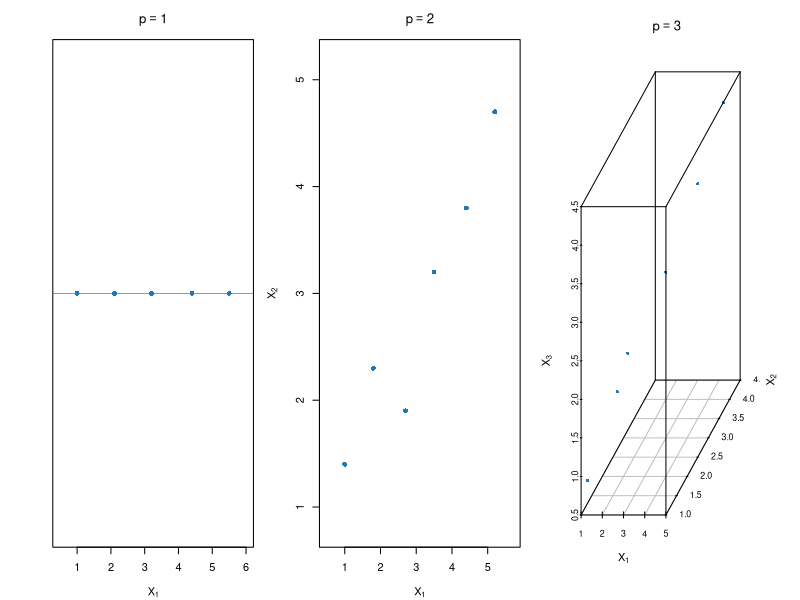
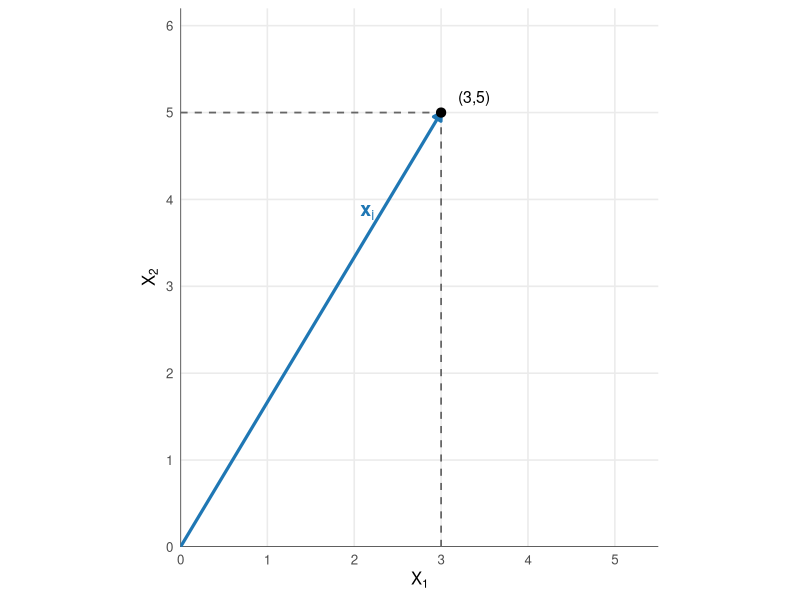
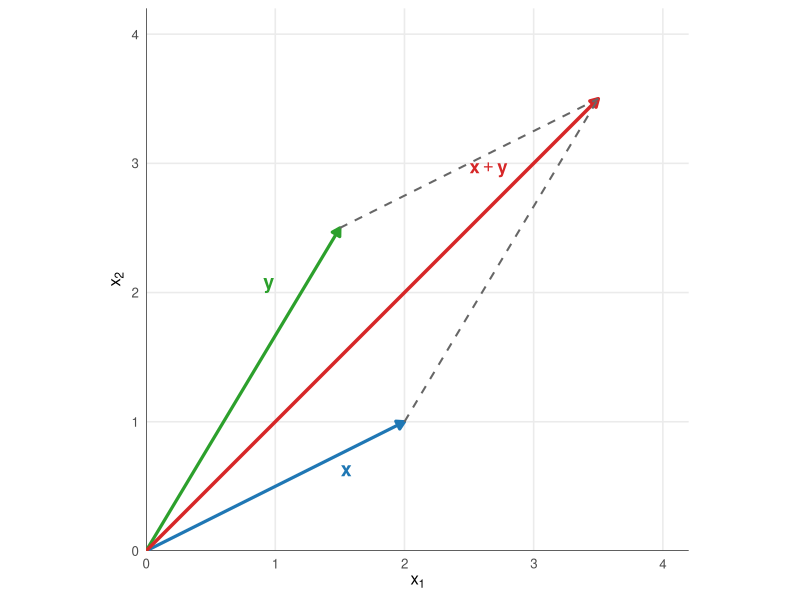
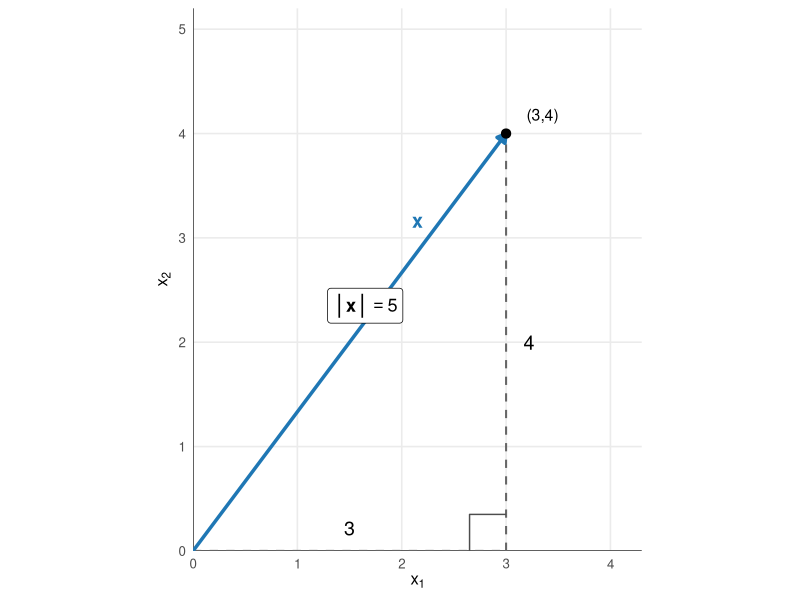
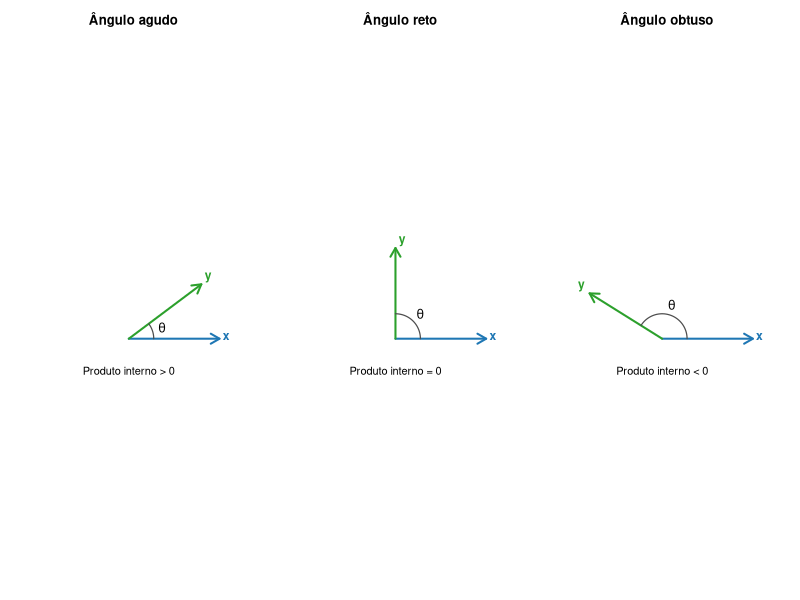
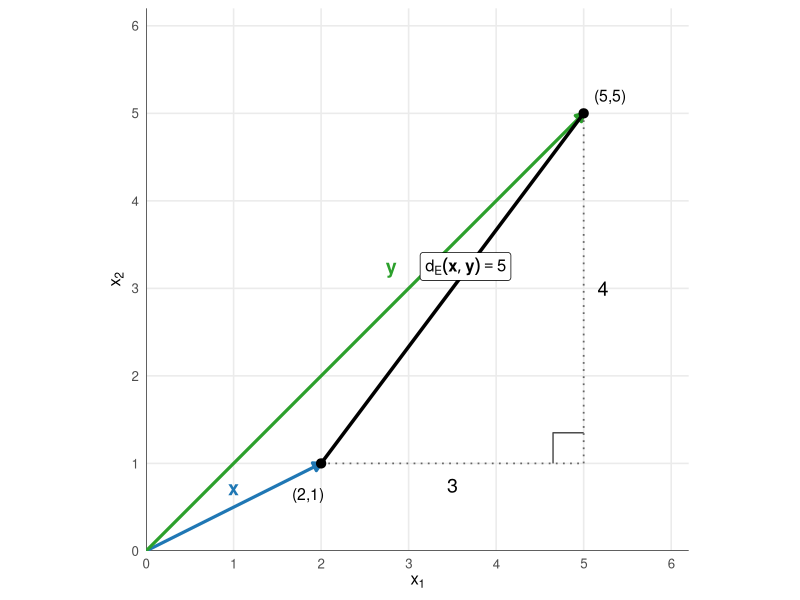

These charts were generated, in order, by the following R code:
## ---- chunk 1
#| label: fig-dimensoes-rp
#| echo: false
#| warning: false
#| message: false
#| fig-cap: "Representação de observações em espaços de uma, duas e três dimensões."
#| fig-width: 9
#| fig-height: 3.8
#| fig-align: center

library(scatterplot3d)

cor_observacoes <- "#1f77b4"

configuracao_anterior <- par(
  no.readonly = TRUE
)

par(
  mfrow = c(1, 3),
  mar = c(4, 4, 3, 1)
)

# Observações em R
x1 <- c(1.0, 2.1, 3.2, 4.4, 5.5)

plot(
  x = x1,
  y = rep(0, length(x1)),
  pch = 16,
  col = cor_observacoes,
  xlab = expression(X[1]),
  ylab = "",
  yaxt = "n",
  main = expression(p == 1),
  xlim = c(0.5, 6),
  ylim = c(-0.5, 0.5)
)

abline(
  h = 0,
  col = "gray40",
  lwd= 0.7
)

# Observações em R²
x2 <- c(1.0, 1.8, 2.7, 3.5, 4.4, 5.2)
y2 <- c(1.4, 2.3, 1.9, 3.2, 3.8, 4.7)

plot(
  x = x2,
  y = y2,
  pch = 16,
  col = cor_observacoes,
  xlab = expression(X[1]),
  ylab = expression(X[2]),
  main = expression(p == 2),
  xlim = c(0.5, 5.7),
  ylim = c(0.8, 5.2)
)

# Observações em R³
x3 <- c(1.0, 1.7, 2.4, 3.1, 3.9, 4.6)
y3 <- c(1.3, 2.0, 1.8, 2.9, 3.6, 4.1)
z3 <- c(0.8, 1.6, 2.2, 2.7, 3.5, 4.3)

scatterplot3d(
  x = x3,
  y = y3,
  z = z3,
  pch = 16,
  color = cor_observacoes,
  xlab = expression(X[1]),
  ylab = expression(X[2]),
  zlab = expression(X[3]),
  main = expression(p == 3),
  angle = 45
)

par(configuracao_anterior)
## ---- chunk 2
#| label: fig-vetor-observacao-r2
#| echo: false
#| warning: false
#| message: false
#| fig-cap: "Representação do vetor $\\mathbf{x}_i=(3,5)^\\top$ no plano."
#| fig-width: 4
#| fig-height: 4
#| fig-align: center

library(ggplot2)
library(grid)

x_i <- c(3, 5)

ggplot() +
  geom_hline(
    yintercept = 0,
    lwd= 0.4
  ) +
  geom_vline(
    xintercept = 0,
    lwd= 0.4
  ) +

  # Linha auxiliar vertical
  geom_segment(
    aes(
      x = x_i[1],
      y = 0,
      xend = x_i[1],
      yend = x_i[2]
    ),
    lwd= 0.6,
    linetype = "dashed",
    color = "gray40"
  ) +

  # Linha auxiliar horizontal
  geom_segment(
    aes(
      x = 0,
      y = x_i[2],
      xend = x_i[1],
      yend = x_i[2]
    ),
    lwd= 0.6,
    linetype = "dashed",
    color = "gray40"
  ) +

  # Vetor observado
  geom_segment(
    aes(
      x = 0,
      y = 0,
      xend = x_i[1],
      yend = x_i[2]
    ),
    lwd= 1.1,
    color = "#1f77b4",
    arrow = arrow(
      type = "closed",
      length = unit(0.22, "cm")
    )
  ) +

  # Extremidade do vetor
  geom_point(
    aes(
      x = x_i[1],
      y = x_i[2]
    ),
    size = 2.8
  ) +

  # Rótulo do vetor
  annotate(
    "text",
    x = 2.15,
    y = 3.85,
    label = "bold(x)[i]",
    parse = TRUE,
    size = 5,
    color = "#1f77b4"
  ) +

  # Coordenadas da extremidade
  annotate(
    "text",
    x = 3.38,
    y = 5.18,
    label = "(3,5)",
    size = 4
  ) +

  scale_x_continuous(
    expression(X[1]),
    limits = c(0, 5.5),
    breaks = 0:5,
    expand = expansion(mult = c(0, 0))
  ) +
  scale_y_continuous(
    expression(X[2]),
    limits = c(0, 6.2),
    breaks = 0:6,
    expand = expansion(mult = c(0, 0))
  ) +
  coord_fixed() +
  theme_minimal(base_size = 12) +
  theme(
    panel.grid.minor = element_blank()
  )
## ---- chunk 3
#| label: fig-soma-vetores
#| echo: false
#| warning: false
#| message: false
#| fig-cap: "Soma de vetores pela regra do paralelogramo."
#| fig-width: 6.5
#| fig-height: 5
#| fig-align: center

library(ggplot2)
library(grid)

x <- c(2, 1)
y <- c(1.5, 2.5)
soma <- x + y

ggplot() +
  geom_hline(
    yintercept = 0,
    lwd= 0.4
  ) +
  geom_vline(
    xintercept = 0,
    lwd= 0.4
  ) +

  # Vetor x
  geom_segment(
    aes(
      x = 0,
      y = 0,
      xend = x[1],
      yend = x[2]
    ),
    lwd= 1.1,
    color = "#1f77b4",
    arrow = arrow(
      type = "closed",
      length = unit(0.22, "cm")
    )
  ) +

  # Vetor y
  geom_segment(
    aes(
      x = 0,
      y = 0,
      xend = y[1],
      yend = y[2]
    ),
    lwd= 1.1,
    color = "#2ca02c",
    arrow = arrow(
      type = "closed",
      length = unit(0.22, "cm")
    )
  ) +

  # Vetor resultante x + y
  geom_segment(
    aes(
      x = 0,
      y = 0,
      xend = soma[1],
      yend = soma[2]
    ),
    lwd= 1.2,
    color = "#d62728",
    arrow = arrow(
      type = "closed",
      length = unit(0.22, "cm")
    )
  ) +

  # Segmento paralelo ao vetor y
  geom_segment(
    aes(
      x = x[1],
      y = x[2],
      xend = soma[1],
      yend = soma[2]
    ),
    lwd= 0.7,
    linetype = "dashed",
    color = "gray40"
  ) +

  # Segmento paralelo ao vetor x
  geom_segment(
    aes(
      x = y[1],
      y = y[2],
      xend = soma[1],
      yend = soma[2]
    ),
    lwd= 0.7,
    linetype = "dashed",
    color = "gray40"
  ) +

  # Rótulo do vetor x
  annotate(
    "text",
    x = 1.55,
    y = 0.62,
    label = "bold(x)",
    parse = TRUE,
    size = 5,
    color = "#1f77b4"
  ) +

  # Rótulo do vetor y
  annotate(
    "text",
    x = 0.95,
    y = 2.05,
    label = "bold(y)",
    parse = TRUE,
    size = 5,
    color = "#2ca02c"
  ) +

  # Rótulo do vetor resultante
  annotate(
    "text",
    x = 2.65,
    y = 2.95,
    label = "bold(x) + bold(y)",
    parse = TRUE,
    size = 4.7,
    color = "#d62728"
  ) +

  scale_x_continuous(
    expression(x[1]),
    limits = c(0, 4.2),
    breaks = 0:4,
    expand = expansion(mult = c(0, 0))
  ) +
  scale_y_continuous(
    expression(x[2]),
    limits = c(0, 4.2),
    breaks = 0:4,
    expand = expansion(mult = c(0, 0))
  ) +
  coord_fixed() +
  theme_minimal(base_size = 12) +
  theme(
    panel.grid.minor = element_blank()
  )
## ---- chunk 4
#| label: fig-norma-vetor
#| echo: false
#| warning: false
#| message: false
#| fig-cap: "A norma euclidiana corresponde ao comprimento do vetor."
#| fig-width: 6
#| fig-height: 5
#| fig-align: center

library(ggplot2)
library(grid)

x <- c(3, 4)

ggplot() +
  geom_hline(
    yintercept = 0,
    lwd= 0.4
  ) +
  geom_vline(
    xintercept = 0,
    lwd= 0.4
  ) +

  # cateto horizontal
  geom_segment(
    aes(
      x = 0,
      y = 0,
      xend = x[1],
      yend = 0
    ),
    lwd= 0.7,
    linetype = "dashed",
    color = "gray40"
  ) +

  # cateto vertical
  geom_segment(
    aes(
      x = x[1],
      y = 0,
      xend = x[1],
      yend = x[2]
    ),
    lwd= 0.7,
    linetype = "dashed",
    color = "gray40"
  ) +

  # vetor x (hipotenusa)
  geom_segment(
    aes(
      x = 0,
      y = 0,
      xend = x[1],
      yend = x[2]
    ),
    lwd= 1.2,
    color = "#1f77b4",
    arrow = arrow(
      length = unit(0.25, "cm"),
      type = "closed"
    )
  ) +

  # ponto final
  geom_point(
    aes(
      x = x[1],
      y = x[2]
    ),
    size = 2.8
  ) +

  # marca do ângulo reto no vértice (3,0)
  annotate(
    "path",
    x = c(2.65, 2.65, 3.00),
    y = c(0.00, 0.35, 0.35),
    lwd= 0.5,
    color = "gray30"
  ) +

  # rótulo do vetor
  annotate(
    "text",
    x = 2.15,
    y = 3.15,
    label = "bold(x)",
    parse = TRUE,
    size = 5,
    color = "#1f77b4"
  ) +

  # coordenadas do ponto
  annotate(
    "text",
    x = 3.35,
    y = 4.18,
    label = "(3,4)",
    size = 4
  ) +

  # medidas dos catetos
  annotate(
    "text",
    x = 1.5,
    y = 0.22,
    label = "3",
    size = 5
  ) +
  annotate(
    "text",
    x = 3.22,
    y = 2.0,
    label = "4",
    size = 5
  ) +

  # norma do vetor
  annotate(
    "label",
    x = 1.65,
    y = 2.35,
    label = "group('||', bold(x), '||') == 5",
    parse = TRUE,
    size = 4.6,
    label.size = 0.25
  ) +

  scale_x_continuous(
    expression(x[1]),
    limits = c(0, 4.3),
    breaks = 0:4,
    expand = expansion(mult = c(0, 0))
  ) +
  scale_y_continuous(
    expression(x[2]),
    limits = c(0, 5.2),
    breaks = 0:5,
    expand = expansion(mult = c(0, 0))
  ) +
  coord_fixed() +
  theme_minimal(base_size = 12) +
  theme(
    panel.grid.minor = element_blank()
  )
## ---- chunk 5
#| label: fig-produto-interno
#| echo: false
#| warning: false
#| message: false
#| fig-cap: "Sinal do produto interno segundo o ângulo formado entre dois vetores."
#| fig-width: 9
#| fig-height: 3.8
#| fig-align: center

cor_x <- "#1f77b4"
cor_y <- "#2ca02c"

configuracao_anterior <- par(
  mfrow = c(1, 3),
  mar = c(1.6, 1.2, 3, 1.2)
)

desenhar_vetores <- function(y, titulo, subtitulo) {

  x <- c(2, 0)
  theta <- atan2(y[2], y[1])

  plot(
    0,
    0,
    type = "n",
    xlim = c(-2.3, 2.5),
    ylim = c(-1.0, 2.3),
    axes = FALSE,
    xlab = "",
    ylab = "",
    asp = 1,
    main = titulo
  )

  # Vetor x
  arrows(
    x0 = 0,
    y0 = 0,
    x1 = x[1],
    y1 = x[2],
    length = 0.10,
    lwd = 2,
    col = cor_x
  )

  # Vetor y
  arrows(
    x0 = 0,
    y0 = 0,
    x1 = y[1],
    y1 = y[2],
    length = 0.10,
    lwd = 2,
    col = cor_y
  )

  # Arco que representa o ângulo
  raio <- 0.55
  valores_angulo <- seq(
    from = 0,
    to = theta,
    length.out = 100
  )

  lines(
    raio * cos(valores_angulo),
    raio * sin(valores_angulo),
    lwd = 1.2,
    col = "gray30"
  )

  # Símbolo theta
  angulo_medio <- theta / 2

  text(
    x = 0.78 * cos(angulo_medio),
    y = 0.78 * sin(angulo_medio),
    labels = expression(theta),
    cex = 1.15
  )

  # Rótulo do vetor x
  text(
    x = 2.15,
    y = 0.05,
    labels = expression(bold(x)),
    cex = 1.1,
    col = cor_x
  )

  # Rótulo do vetor y
  deslocamento_x <- ifelse(y[1] < 0, -0.18, 0.15)

  text(
    x = y[1] + deslocamento_x,
    y = y[2] + 0.15,
    labels = expression(bold(y)),
    cex = 1.1,
    col = cor_y
  )

  # Sinal do produto interno
  text(
    x = 0,
    y = -0.72,
    labels = subtitulo,
    cex = 1
  )
}

desenhar_vetores(
  y = c(1.6, 1.2),
  titulo = "Ângulo agudo",
  subtitulo = "Produto interno > 0"
)

desenhar_vetores(
  y = c(0, 2),
  titulo = "Ângulo reto",
  subtitulo = "Produto interno = 0"
)

desenhar_vetores(
  y = c(-1.6, 1.0),
  titulo = "Ângulo obtuso",
  subtitulo = "Produto interno < 0"
)

par(configuracao_anterior)
## ---- chunk 6
#| label: fig-distancia-euclidiana
#| echo: false
#| warning: false
#| message: false
#| fig-cap: "Os vetores $\\mathbf{x}$ e $\\mathbf{y}$ são representados por setas. A distância euclidiana é o comprimento do segmento que une suas extremidades."
#| fig-width: 6
#| fig-height: 5
#| fig-align: center

library(ggplot2)
library(grid)

x <- c(2, 1)
y <- c(5, 5)

ggplot() +
  geom_hline(
    yintercept = 0,
    lwd= 0.4
  ) +
  geom_vline(
    xintercept = 0,
    lwd= 0.4
  ) +

  # Vetor x
  geom_segment(
    aes(
      x = 0,
      y = 0,
      xend = x[1],
      yend = x[2]
    ),
    lwd= 1.1,
    color = "#1f77b4",
    arrow = arrow(
      type = "closed",
      length = unit(0.22, "cm")
    )
  ) +

  # Vetor y
  geom_segment(
    aes(
      x = 0,
      y = 0,
      xend = y[1],
      yend = y[2]
    ),
    lwd= 1.1,
    color = "#2ca02c",
    arrow = arrow(
      type = "closed",
      length = unit(0.22, "cm")
    )
  ) +

  # Segmento correspondente à distância, sem seta
  geom_segment(
    aes(
      x = x[1],
      y = x[2],
      xend = y[1],
      yend = y[2]
    ),
    lwd= 1.2,
    color = "black"
  ) +

  # Cateto horizontal
  geom_segment(
    aes(
      x = x[1],
      y = x[2],
      xend = y[1],
      yend = x[2]
    ),
    lwd= 0.6,
    linetype = "dotted",
    color = "gray40"
  ) +

  # Cateto vertical
  geom_segment(
    aes(
      x = y[1],
      y = x[2],
      xend = y[1],
      yend = y[2]
    ),
    lwd= 0.6,
    linetype = "dotted",
    color = "gray40"
  ) +

  # Marca do ângulo reto no vértice (5,1)
  annotate(
    "path",
    x = c(4.65, 4.65, 5.00),
    y = c(1.00, 1.35, 1.35),
    lwd= 0.5,
    color = "gray30"
  ) +

  # Extremidades dos vetores
  geom_point(
    aes(
      x = c(x[1], y[1]),
      y = c(x[2], y[2])
    ),
    size = 2.8
  ) +

  # Rótulos dos vetores
  annotate(
    "text",
    x = 1.0,
    y = 0.7,
    label = "bold(x)",
    parse = TRUE,
    size = 5,
    color = "#1f77b4"
  ) +
  annotate(
    "text",
    x = 2.8,
    y = 3.2,
    label = "bold(y)",
    parse = TRUE,
    size = 5,
    color = "#2ca02c"
  ) +

  # Coordenadas das extremidades
  annotate(
    "text",
    x = x[1] - 0.15,
    y = x[2] - 0.35,
    label = "(2,1)",
    size = 4
  ) +
  annotate(
    "text",
    x = y[1] + 0.30,
    y = y[2] + 0.20,
    label = "(5,5)",
    size = 4
  ) +

  # Comprimentos dos catetos
  annotate(
    "text",
    x = 3.5,
    y = 0.75,
    label = "3",
    size = 5
  ) +
  annotate(
    "text",
    x = 5.22,
    y = 3.0,
    label = "4",
    size = 5
  ) +

  # Comprimento da hipotenusa
  annotate(
    "label",
    x = 3.65,
    y = 3.25,
    label = "d[E](bold(x),bold(y))==5",
    parse = TRUE,
    size = 4.2,
    label.size = 0.25
  ) +

  scale_x_continuous(
    expression(x[1]),
    limits = c(0, 6.2),
    breaks = 0:6,
    expand = expansion(mult = c(0, 0))
  ) +
  scale_y_continuous(
    expression(x[2]),
    limits = c(0, 6.2),
    breaks = 0:6,
    expand = expansion(mult = c(0, 0))
  ) +
  coord_fixed() +
  theme_minimal(base_size = 12) +
  theme(
    panel.grid.minor = element_blank()
  )
